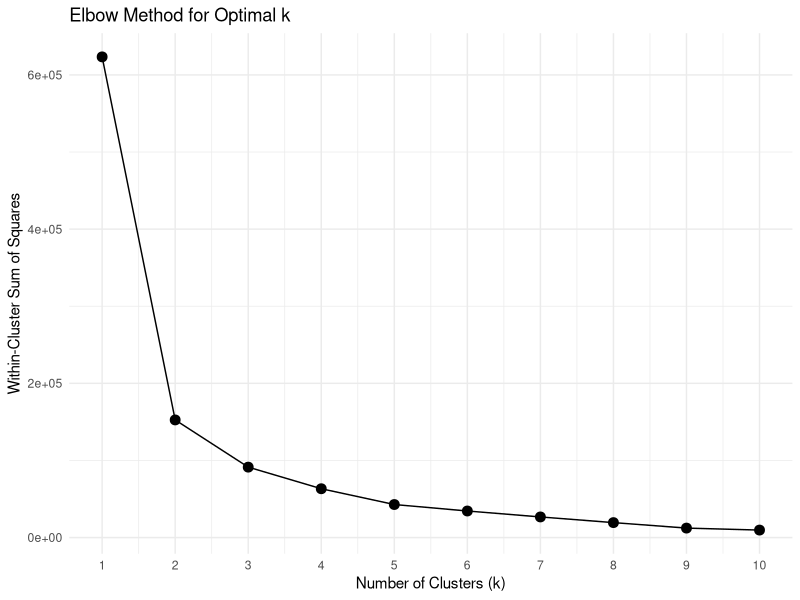
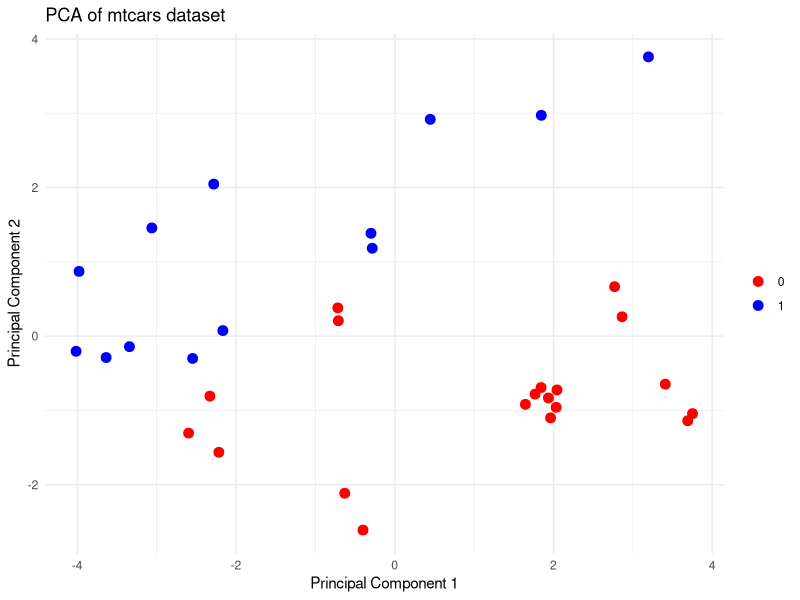

R code for these plots, in order:
# K-means

# Load necessary libraries
library(ggplot2)
library(cluster)

# Load the dataset
data(mtcars)
mtcars$am <- as.factor(mtcars$am)

# Elbow method to find the optimal k
set.seed(123)
wcss <- vector()
for (k in 1:10) {
  kmeans_temp <- kmeans(mtcars[, -c(9)], centers = k, nstart = 25)
  wcss[k] <- kmeans_temp$tot.withinss
}

elbow_data <- data.frame(k = 1:10, WCSS = wcss)
ggplot(elbow_data, aes(x = k, y = WCSS)) +
  geom_line() +
  geom_point(size = 3) +
  labs(title = "Elbow Method for Optimal k", x = "Number of Clusters (k)", y = "Within-Cluster Sum of Squares") +
  theme_minimal() +
  scale_x_continuous(breaks = 1:10)

# K-means clustering with optimal k (determined from elbow plot)
optimal_k <- 2
set.seed(123)
kmeans_model <- kmeans(mtcars[, -c(9)], centers = optimal_k, nstart = 25)
print(kmeans_model)

# PCA for visualization
pca <- prcomp(mtcars[, -c(9)], scale. = TRUE)
pca_data <- data.frame(pca$x, am = mtcars$am)

ggplot(pca_data, aes(PC1, PC2, color = am)) +
  geom_point(size = 3) +
  labs(title = "PCA of mtcars dataset", x = "Principal Component 1", y = "Principal Component 2") +
  theme_minimal() +
  scale_color_manual(values = c("red", "blue")) +
  theme(legend.title = element_blank())
